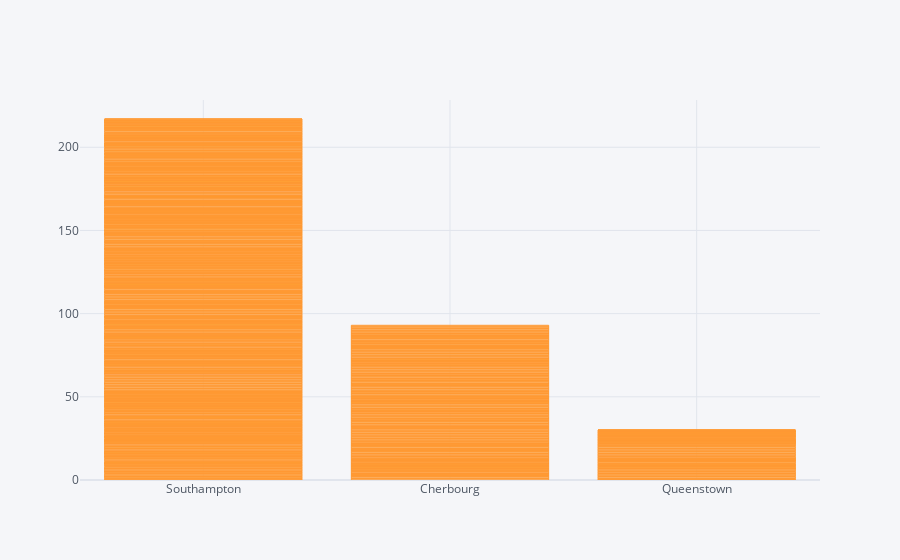

Write notebook code for a chart like this one.
### Code cell
titanic.iplot(kind='bar',
             x = 'embark_town',
             y = 'survived'
             )

### Figure 1 — Plotly figure (JSON) as saved in the notebook; plotly's stock layout.template omitted (floating-point values rounded to 4 significant figures; data arrays with more than 128 entries replaced by an {"elided": "..."} marker saying what was removed)
{"data": [{"marker": {"color": "rgba(255, 153, 51, 0.6)", "line": {"color": "rgba(255, 153, 51, 1.0)", "width": 1}}, "name": "survived", "orientation": "v", "text": "", "type": "bar", "x": {"elided": "891 str values"}, "y": {"elided": "891 int values"}}], "layout": {"legend": {"bgcolor": "#F5F6F9", "font": {"color": "#4D5663"}}, "paper_bgcolor": "#F5F6F9", "plot_bgcolor": "#F5F6F9", "title": {"font": {"color": "#4D5663"}}, "xaxis": {"gridcolor": "#E1E5ED", "showgrid": true, "tickfont": {"color": "#4D5663"}, "title": {"font": {"color": "#4D5663"}, "text": ""}, "zerolinecolor": "#E1E5ED"}, "yaxis": {"gridcolor": "#E1E5ED", "showgrid": true, "tickfont": {"color": "#4D5663"}, "title": {"font": {"color": "#4D5663"}, "text": ""}, "zerolinecolor": "#E1E5ED"}}}
